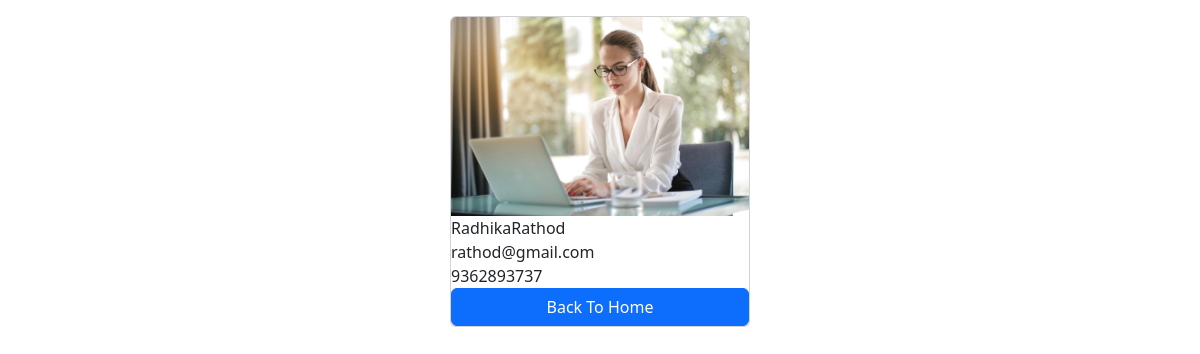
The app's page /employees/6/ with its own data.
### salary/models.py (models this page shows)
class Employee(models.Model):
    first_name=models.CharField(max_length=100)
    last_name=models.CharField(max_length=100)
    photo=models.ImageField(upload_to='images')
    designation=models.CharField(max_length=100)
    email_address=models.EmailField(max_length=100,unique=True)
    phone_number=models.CharField(max_length=10,blank=True)

### salary/views.py (the view)
# urls.py: path('<int:pk>/',views.employee_details,name='employee_details'),
def employee_details(request,pk):
     employee=get_object_or_404(Employee,pk=pk)
     context={
          'employee':employee,
     }
     return render(request,'employee_details.html',context)

### templates/employee_details.html (shortened to what this page needs)
<!DOCTYPE html>
<html lang="en">
<head>
    <link href="https://cdn.jsdelivr.net/npm/bootstrap@5.3.2/dist/css/bootstrap.min.css" rel="stylesheet">
</head>
<body>
    <div class="container mt-3">
        <div class="card mx-auto" style="width: 300px;">
            <img src="{{employee.photo.url}}" class="card-img-top" alt="">
           <div class="cars-body">
            <p class="card-text m-0">{{employee.first_name}}{{employee.last_name}}</p>
            <p class="card-text m-0">{{employee.email_address}}</p>
            <p class="card-text m-0">{{employee.phone_number}}</p>
           </div>
           <a href="{% url "home" %}" class="btn btn-primary">Back To Home</a>
        </div>
    </div>
</body>
</html>

### records on screen
Employee: photo (picture), first_name "Radhika", last_name "Rathod", email_address "rathod@gmail.com", phone_number "9362893737"
